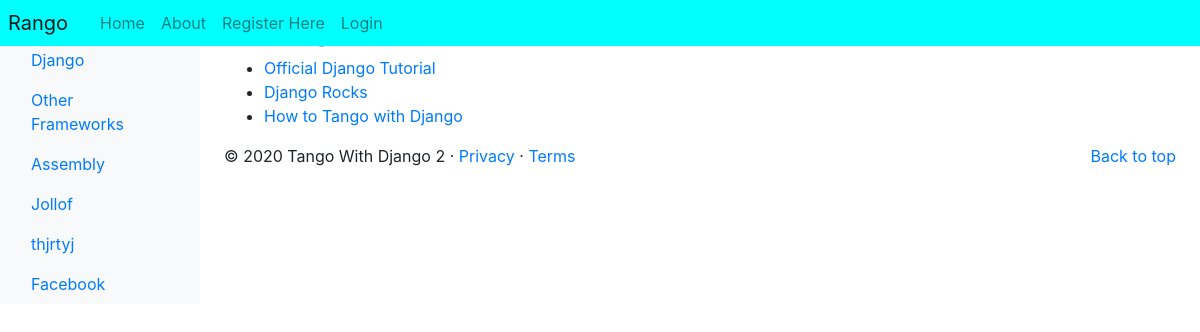
/rango/category/django/, run on an earlier commit of the app's database.
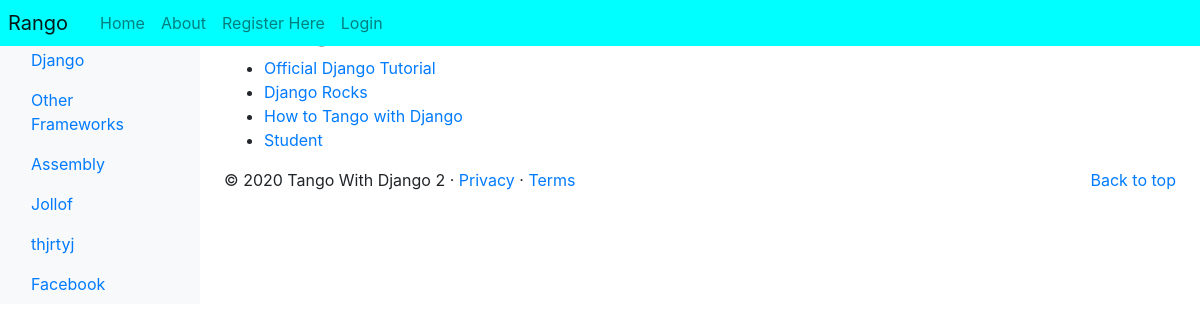
And on a later commit of the database.
### rango/models.py (models this page shows, shortened)
class Category(models.Model):
    NAME_MAX_LENGTH = 128
    name = models.CharField(max_length=NAME_MAX_LENGTH, unique=True)
    views = models.IntegerField(default=0)
    likes = models.IntegerField(default=0)
    slug = models.SlugField(unique=True)
    class Meta:
        verbose_name_plural = 'Categories'

class Page(models.Model):
    TITLE_MAX_LENGTH = 128
    URL_MAX_LENGTH = 200
    category = models.ForeignKey(Category, on_delete=models.CASCADE)
    title = models.CharField(max_length=TITLE_MAX_LENGTH)
    url = models.URLField()
    views = models.IntegerField(default=0)

### rango/views.py (the view)
def show_category(request, category_name_slug):
    context_dict = {}
    try:
        category = Category.objects.get(slug=category_name_slug)
        pages = Page.objects.filter(category=category)
        context_dict['pages'] = pages
        context_dict['category'] = category
    except Category.DoesNotExist:
        context_dict['category'] = None
        context_dict['pages'] = None
    if request.method == 'POST':
        query = request.POST['query'].strip()
        if query:
            context_dict['result_list'] = run_query(query)
            context_dict['query'] = query
    return render(request, 'rango/category.html', context=context_dict)

### rango/templatetags/rango_template_tags.py (called while the page is built)
@register.inclusion_tag('rango/categories.html')
def get_category_list(current_category=None):
    return {'categories': Category.objects.all(),
            'current_category': current_category}

### templates/rango/category.html (shortened to what this page needs)
{% extends 'rango/base.html' %}
{% load staticfiles %}
{% block body_block %}
	{% if category %}
	<h1>{{ category.name }}</h1>
	{% if pages %}
	<ul>
		{% for page in pages %}
		<li><a href="{{ page.url }}">{{ page.title }}</a></li>
		{% endfor %}
	</ul>
	{% else %}
	<strong>No pages currently in category.</strong>
	{% endif %}
	{% else %}
	The specified category does not exist.
	{% endif %}
{% endblock %}

### templates/rango/categories.html (shortened to what this page needs)
<ul class="nav flex-column">
{% if categories %}
	{% for c in categories %}
	{% if c == current_category %}
		<li class="nav-item">
		<a class="nav-link active" href="{% url 'rango:show_category' c.slug %}">
			{{ c.name }}
		</a>
		</li>
	{% else %}
		<li class="nav-item">
		<a class="nav-link" href="{% url 'rango:show_category' c.slug %}">
			{{ c.name }}
		</a>
		</li>
	{% endif %}
	{% endfor %}
{% else %}
	<li class="nav-item">There are no categories present.</li>
{% endif %}
</ul>

What changed in the data, as far as the page shows it:
added Page: title "Student"
